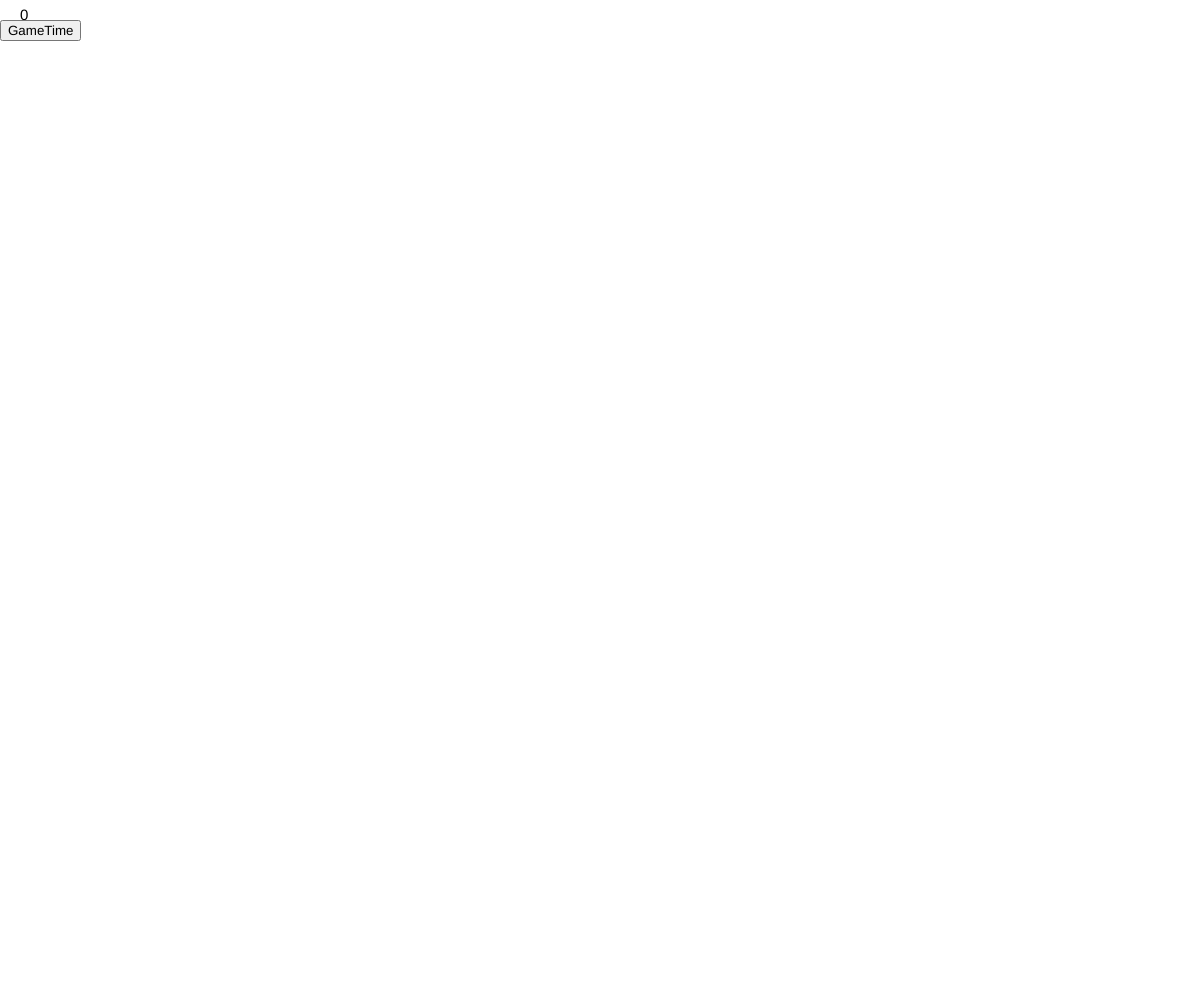
Frame 1 (no input)
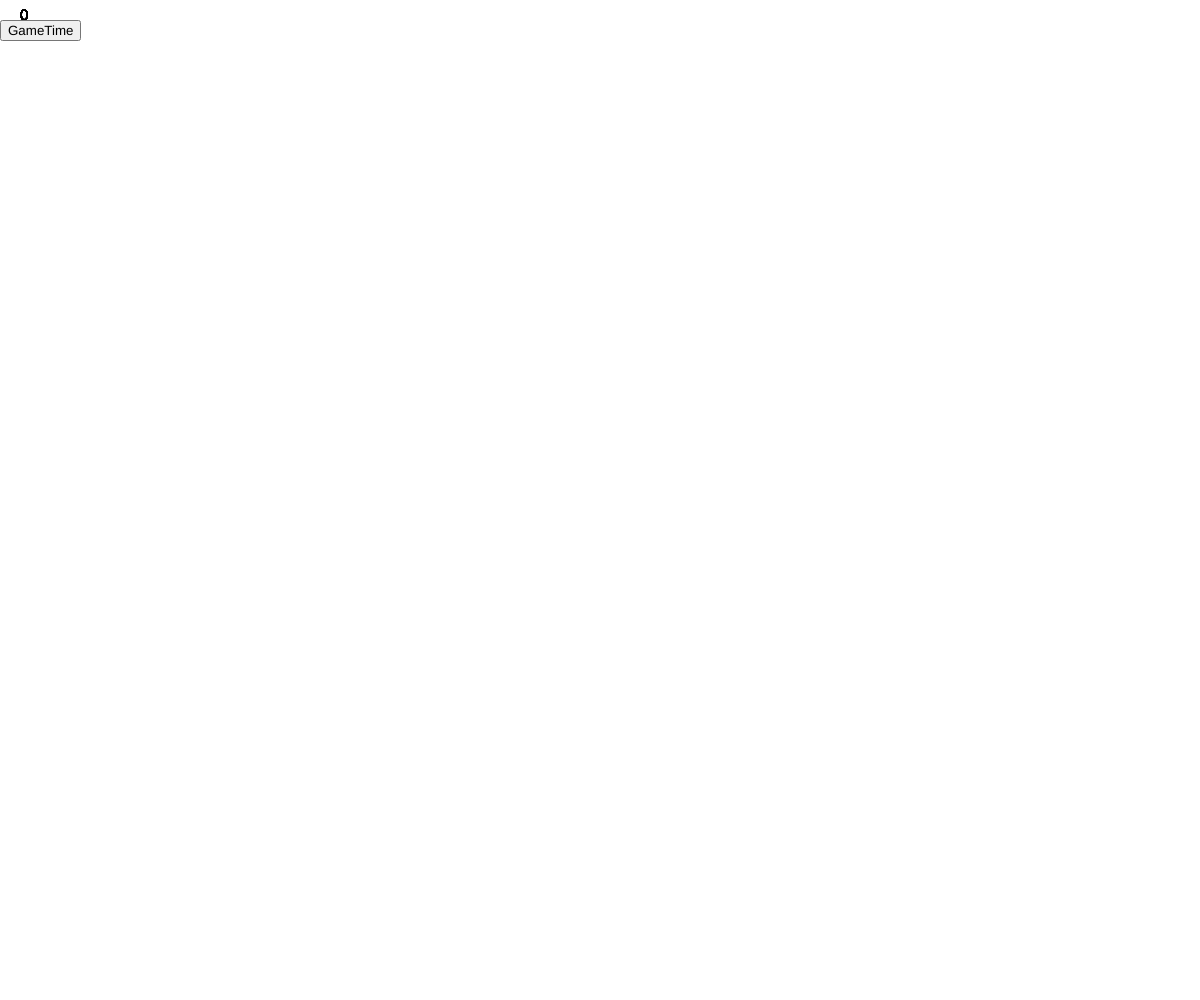
Frame 60 (no input)
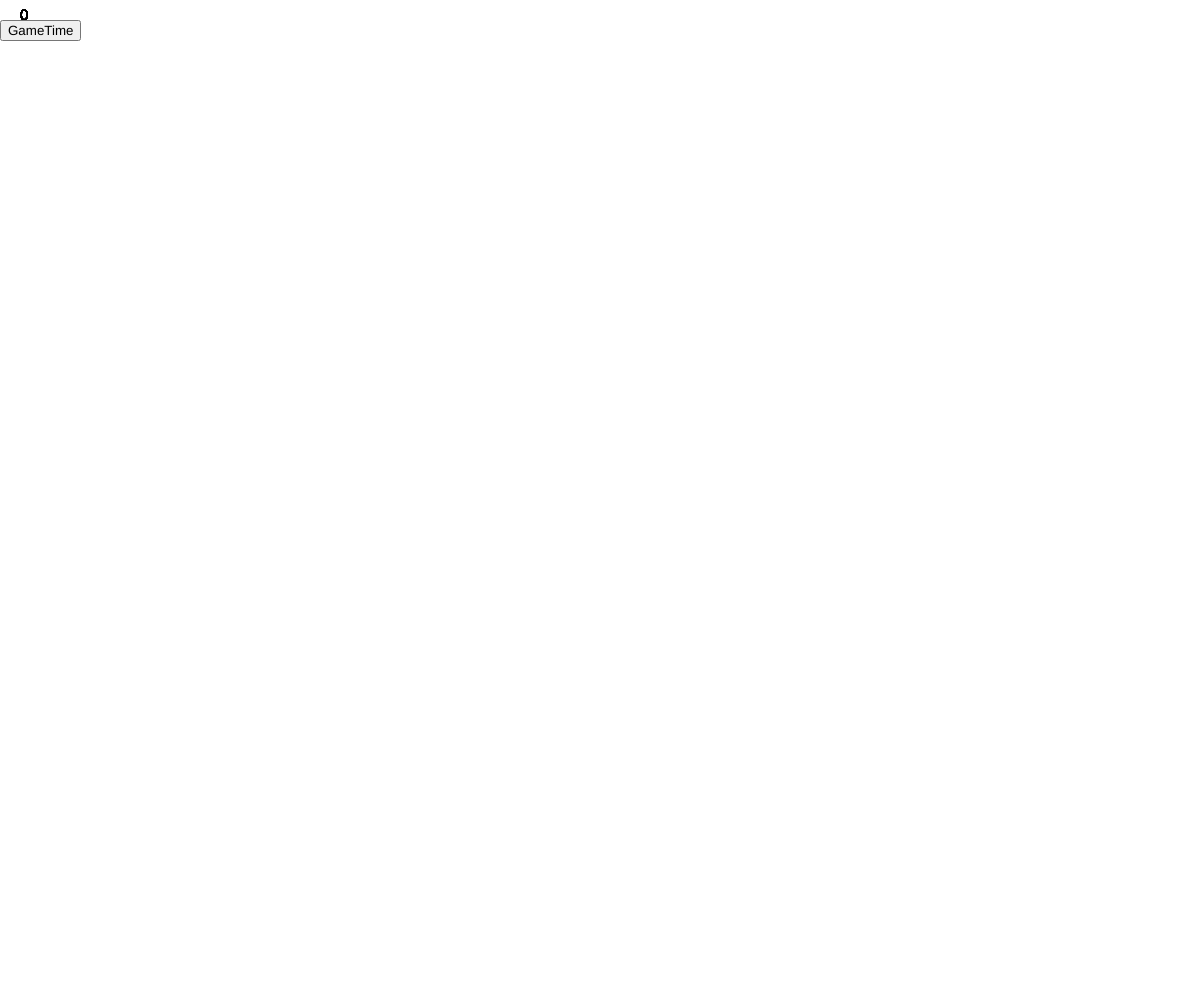
Frame 120 (the mouse pressed at the canvas centre since frame 60)

The p5.js sketch that drew these frames (run headless with seeded random() and noise() and a simulated clock; from frame 60 on, the mouse is pressed at the canvas centre):

// p5.js sketch
// ── sketch.js
var buttonMoveX= 0;
var buttonMoveY= 20;
var score=0;
 
var backgroundR= 0; 
function setup() { 
  createCanvas(windowWidth,windowHeight);
  button = createButton("GameTime");
  button.mousePressed(randomLocation); 
  button.position(buttonMoveX, buttonMoveY);
} 

function draw() { 
  textSize(15);
	text(score, 20 ,20);
  button.position(buttonMoveX, buttonMoveY);
}

function randomLocation(){
  fill('white');
  background(random(255),random(255),random(255));
  buttonMoveX = random(width);
  buttonMoveY = random(height);
  score = score + 1
}
